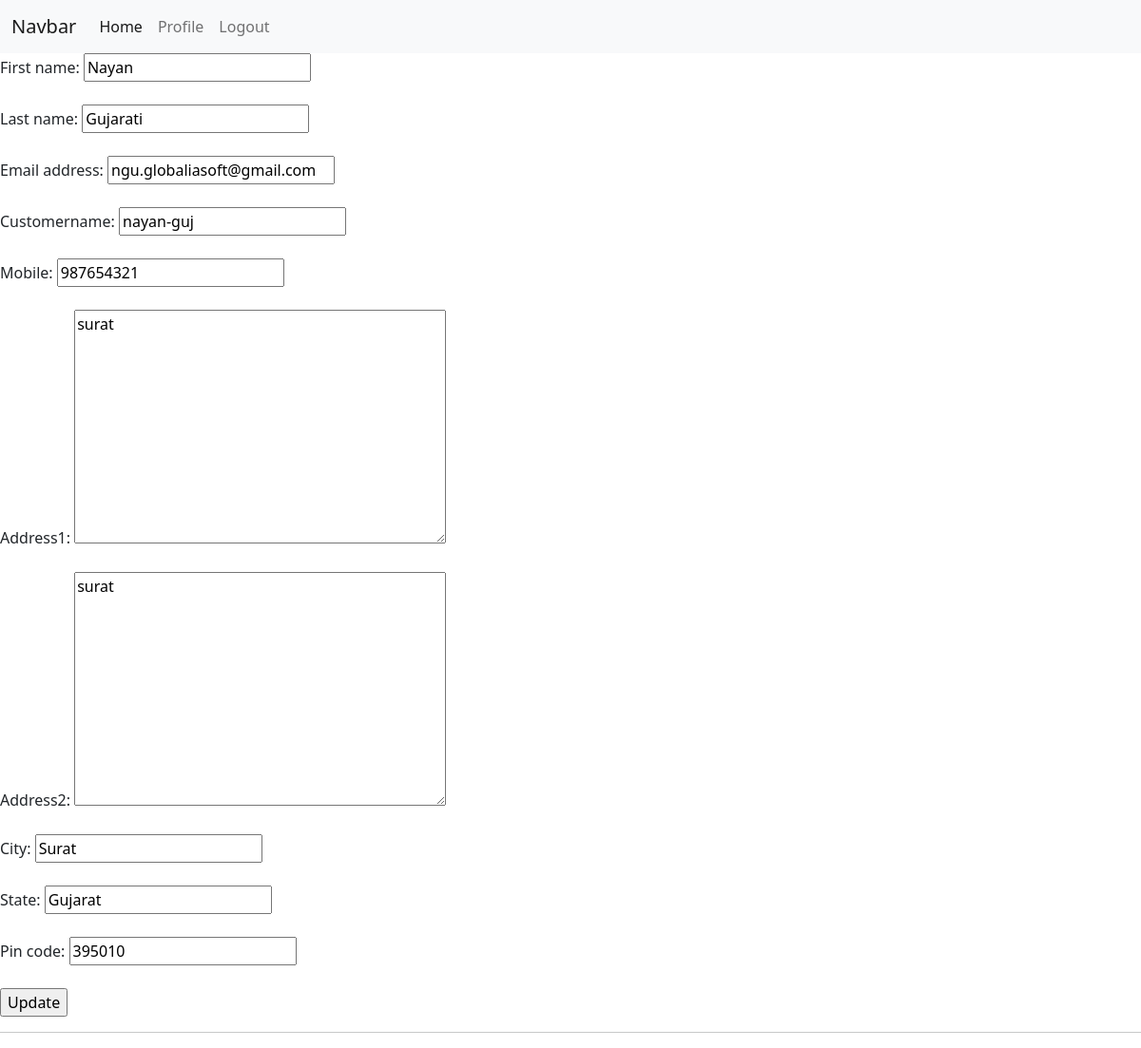
/people/cutomer-profile/2/ (signed in), run on the app's committed database.
### people/models.py (models this page shows, shortened)
class MyUser(AbstractUser):
    is_seller = models.BooleanField(default=False)
    first_name = models.CharField(max_length=100)
    last_name = models.CharField(max_length=100)
    customername = models.CharField(max_length=20, null=True)
    sellername = models.CharField(max_length=20, null=False)
    mobile = models.CharField(max_length=10)
    address1 = models.TextField(blank=False, null=True)
    address2 = models.TextField(blank=False, null=True)
    city = models.CharField(max_length=20, null=True)
    state = models.CharField(max_length=20, null=True)
    pin_code = models.CharField(blank=False, max_length=6, null=True)

### people/views.py (the view)
# urls.py: path('cutomer-profile/<int:pk>/',Customer_profile.as_view(), name='customer_profile'),
class Customer_profile(UpdateView):
    model = MyUser
    fields = ['first_name', 'last_name', 'email','customername', 'mobile','address1', 'address2', 'city', 'state', 'pin_code']
    template_name = 'people/customer_profile.html'
    success_url = '/'

### people/templates/people/customer_profile.html (shortened to what this page needs)
{% extends "base.html" %}
{% block content %}
    <form action="" method="post" novalidate>
        {% for fm in form %}
        {{fm.label_tag}} {{fm}} {{fm.errors|striptags}} <br><br>
        {% endfor %}
        <input type="submit" value="Update">
    </form>
    <hr>
{% endblock content %}

### data on the page
MyUser: form "Nayan" "Gujarati" "ngu.globaliasoft@gmail.com" "nayan-guj" "987654321" "surat" "surat" "Surat" "Gujarat" "395010"

### other printed values
{{ fm.label_tag }} "First name:" "Last name:" "Email address:" "Customername:" "Mobile:" "Address1:" "Address2:" "City:" "State:" "Pin code:"
